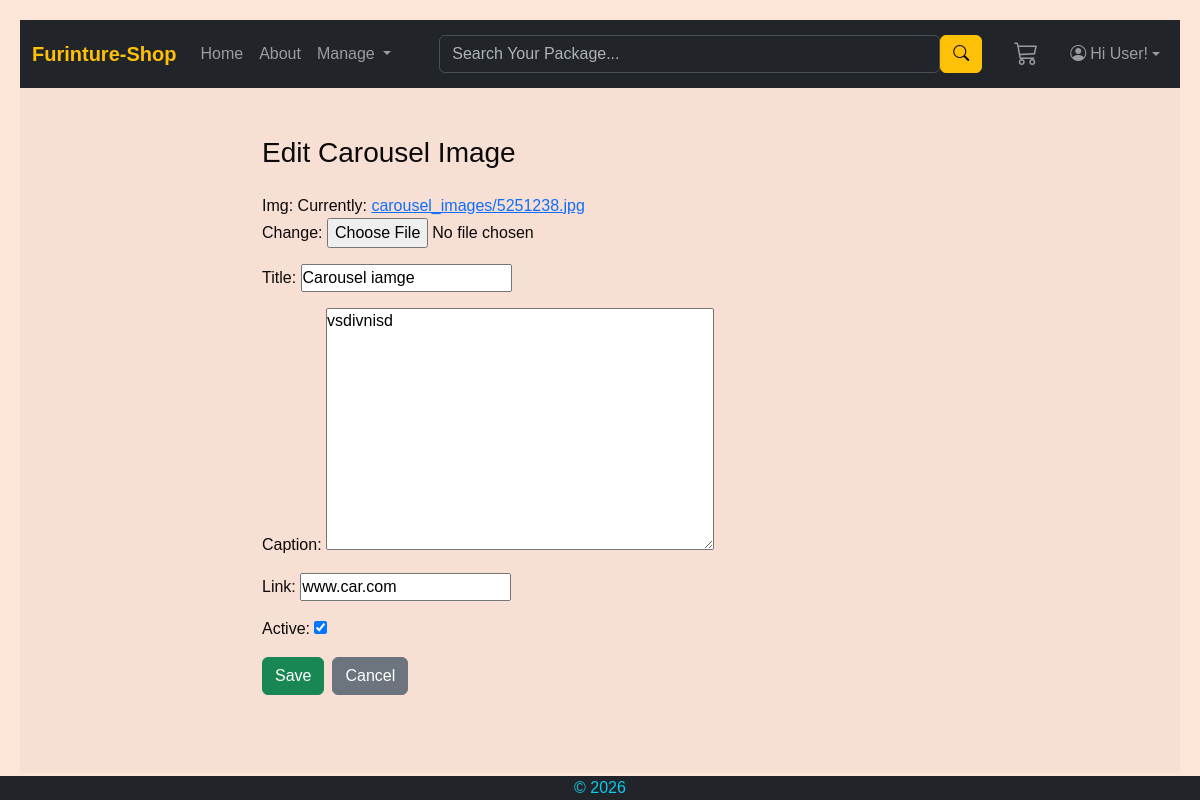
Before: /carousels/1/edit/ with the older database file.
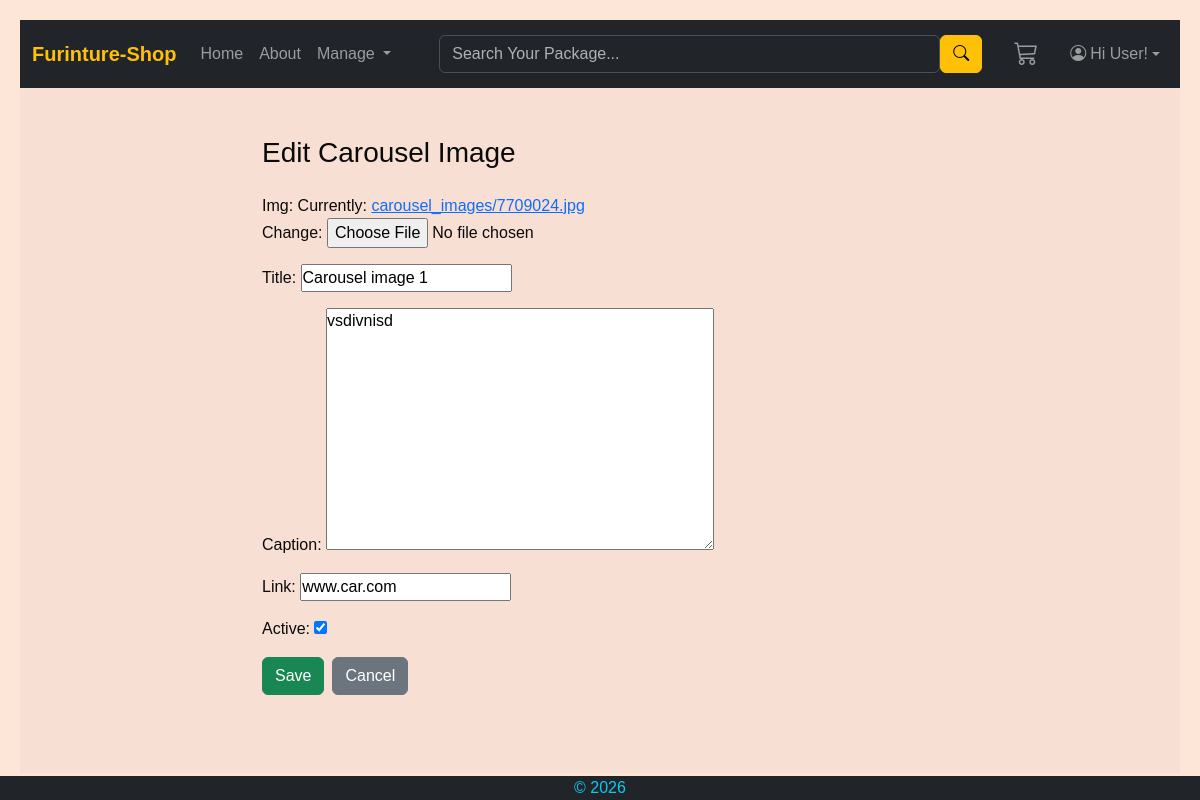
After: the same page with the newer database file.
### mainapp/models.py (models this page shows, shortened)
class CarouselImage(models.Model):
    img = models.ImageField(upload_to='carousel_images/')
    title = models.CharField(max_length=200)
    caption = models.TextField(max_length=400)
    link = models.CharField(max_length=200)
    active = models.BooleanField(default=True)

### mainapp/views.py (the view)
# urls.py: path('carousels/<int:pk>/edit/', CarouselImageUpdateView.as_view(), name='carousel_edit'),
class CarouselImageUpdateView(UpdateView):
    model = CarouselImage
    fields = '__all__'
    template_name = 'mainapp/carousel_form.html'
    success_url = reverse_lazy('carousel_list')

### templates/mainapp/carousel_form.html (shortened to what this page needs)
{% extends 'base/base.html' %}
{% block content %}
<section class="container py-5" style="max-width: 700px;">
    <h3 class="mb-4">
        {% if object %}Edit{% else %}Add{% endif %} Carousel Image
    </h3>
    <form method="post" enctype="multipart/form-data">
        {{ form.as_p }}
        <div class="d-flex gap-2">
            <button type="submit" class="btn btn-success">
                Save
            </button>
            <a href="{% url 'carousel_list' %}" class="btn btn-secondary">
                Cancel
            </a>
        </div>
    </form>
</section>
{% endblock %}

Changed rows visible on the page:
changed CarouselImage "vsdivnisd": title "Carousel iamge" → "Carousel image 1"
Other visible differences:
text no longer shown: "Img: Currently: carousel_images/5251238.jpg Change: Title: Caption: Link: Active:"
text now shown: "Img: Currently: carousel_images/7709024.jpg Change: Title: Caption: Link: Active:"
